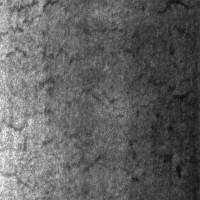
#> input picture data/NEU-DET/train/images/crazing/crazing_102.jpg, 200 x 200 px, found by its file name; its folder holds only this picture in this run
$ jupyter execute --allow-errors eda.ipynb
#> lines starting #> are read from the running program, lines starting #| are printed output that depends on the picture
[cell 1]
import kagglehub

# Download latest version
#> (the rest of this cell did not finish here and is left out)

[cell 2]
import os
import cv2
import numpy as np
import pandas as pd
import matplotlib.pyplot as plt
import seaborn as sns

[cell 3]
DATASET_PATH="data/NEU-DET/train/images"

[cell 4]
def load_data(dataset_path):
    """
    Quét thư mục, trích xuất nhãn, VÀ đọc ảnh để lấy kích thước.
    """
#> called with dataset_path = 'data/NEU-DET/train/images'
    data = [] # List để lưu các tuple (filepath, label, shape)
    try:
        if not os.path.isdir(dataset_path):
            print(f"LỖI: Không tìm thấy đường dẫn: {dataset_path}")
            return None

        print(f"Đang quét {dataset_path} (và đọc kích thước ảnh)...")
        class_names = sorted([f for f in os.listdir(dataset_path) if os.path.isdir(os.path.join(dataset_path, f))])

        if not class_names:
            print(f"LỖI: Không tìm thấy thư mục con nào trong {dataset_path}")
            return None

        for label in class_names:
            class_path = os.path.join(dataset_path, label)
            image_files = [f for f in os.listdir(class_path) if f.endswith(('.jpg', '.png', '.bmp'))]

            for file_name in image_files:
                file_path = os.path.join(class_path, file_name)

                # --- PHẦN TỐI ƯU ---
                # Đọc ảnh để lấy shape ngay lập tức
                try:
                    img = cv2.imread(file_path)
#> img is the input picture: shape (200, 200, 3); min 13, max 255, mean 97
                    if img is None:
                        print(f"Bỏ qua: Không thể đọc {file_path}")
                        continue

                    # Thêm 'shape' vào dữ liệu
                    data.append((file_path, label, img.shape))
                except Exception as e:
                    print(f"Lỗi khi đọc file {file_path}: {e}")
                # ---------------------

        # Tạo DataFrame
        df = pd.DataFrame(data, columns=['filepath', 'label', 'shape'])
#> df = table of 2 rows and 3 columns
        print(f"Hoàn tất! Đã tải và quét {len(df)} ảnh vào DataFrame.")
#| Hoàn tất! Đã tải và quét 2 ảnh vào DataFrame.
        return df

    except Exception as e:
        print(f"Đã xảy ra lỗi: {e}")
        return None

[cell 5]
df = load_data(DATASET_PATH)
#> df = table of 2 rows and 3 columns
df.info()
#| <class 'pandas.core.frame.DataFrame'>
#| RangeIndex: 2 entries, 0 to 1
#| Data columns (total 3 columns):
#|  #   Column    Non-Null Count  Dtype
#| ---  ------    --------------  -----
#|  0   filepath  2 non-null      object
#|  1   label     2 non-null      object
#|  2   shape     2 non-null      object
#| dtypes: object(3)
#| memory usage: 180.0+ bytes
df['label'].value_counts().sort_index()
df.head()
#> Out = table of 2 rows and 3 columns

[cell 6]
plt.figure(figsize=(10, 6))
sns.barplot(x=df['label'].value_counts().index, y=df['label'].value_counts().values, palette="viridis")
plt.title("Phân phối số lượng ảnh theo lớp")
plt.xlabel("Loại lỗi")
plt.ylabel("Số lượng")
plt.xticks(rotation=45)
plt.show()
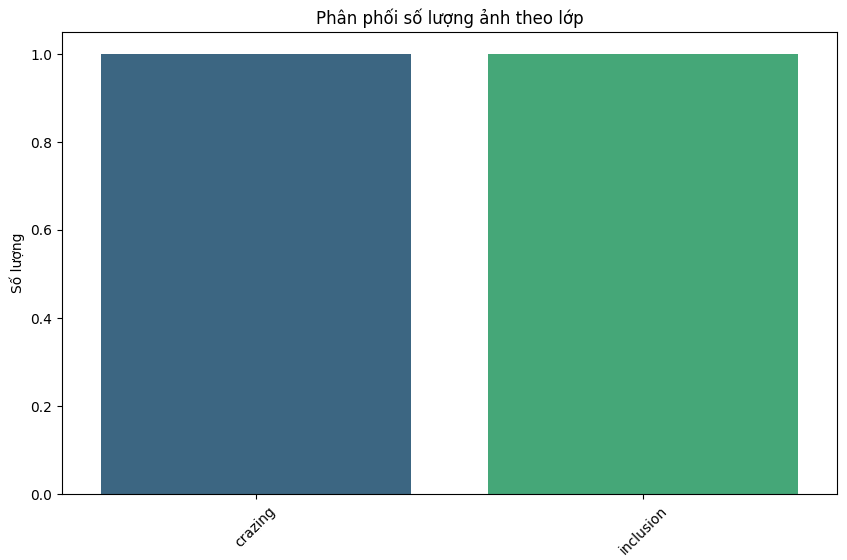
#> figure drawn by matplotlib, 1 panel

[cell 7]
print("\n--- Bước 3: Phân tích Kích thước (Từ DataFrame) ---")

# Lấy tất cả các giá trị 'shape' duy nhất
unique_shapes = df['shape'].unique()

if len(unique_shapes) == 1:
    print(f"Tất cả ảnh đều có cùng kích thước: {unique_shapes[0]}")
#| Tất cả ảnh đều có cùng kích thước: (200, 200, 3)
else:
    print(f"Tìm thấy các kích thước khác nhau: {unique_shapes}")
    print("-> Bạn sẽ CẦN resize ảnh trước khi trích xuất đặc trưng.")

[cell 8]
sample_df = df.groupby('label').first()
#> sample_df = table of 2 rows and 2 columns
class_names = sample_df.index.tolist()
#> class_names = ['crazing', 'inclusion']
sample_paths = sample_df['filepath'].tolist()

[cell 9]
plt.figure(figsize=(15, 10))
plt.suptitle("Ảnh mẫu từ các lớp", fontsize=16)
for i, (label, path) in enumerate(zip(class_names, sample_paths)):
    img_rgb = cv2.cvtColor(cv2.imread(path), cv2.COLOR_BGR2RGB)
    plt.subplot(2, 3, i + 1)
    plt.imshow(img_rgb)
    plt.title(label)
    plt.axis('off')
plt.tight_layout(rect=[0, 0.03, 1, 0.95])
plt.show()
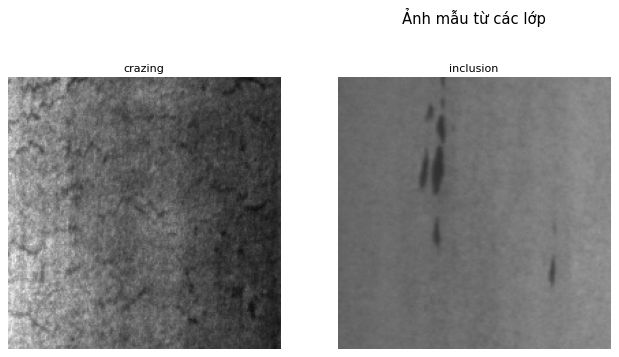
#> figure drawn by matplotlib, 2 panels

[cell 10]
plt.figure(figsize=(15, 10))
plt.suptitle("Phân bố cường độ Pixel (Grayscale)", fontsize=16)
for i, (label, path) in enumerate(zip(class_names, sample_paths)):
    gray_img = cv2.cvtColor(cv2.imread(path), cv2.COLOR_BGR2GRAY)
#> gray_img: shape (200, 200); min 13, max 255, mean 97
    hist = cv2.calcHist([gray_img], [0], None, [256], [0, 256])
#> hist = 256 values, max 477 at index 97, min 0 at index 0, mean 156.2
    plt.subplot(2, 3, i + 1)
    plt.plot(hist)
    plt.title(f"Histogram: {label}")
    plt.xlim([0, 256])
plt.tight_layout(rect=[0, 0.03, 1, 0.95])
plt.show()
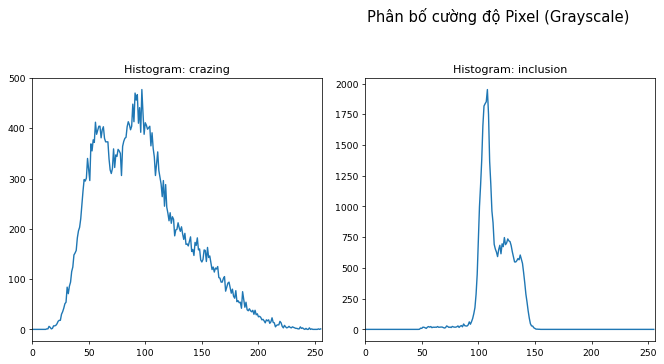
#> figure drawn by matplotlib, 2 panels; panel 1: curve peaks at x = 97, y = 477; panel 2: curve peaks at x = 108, y = 1951
